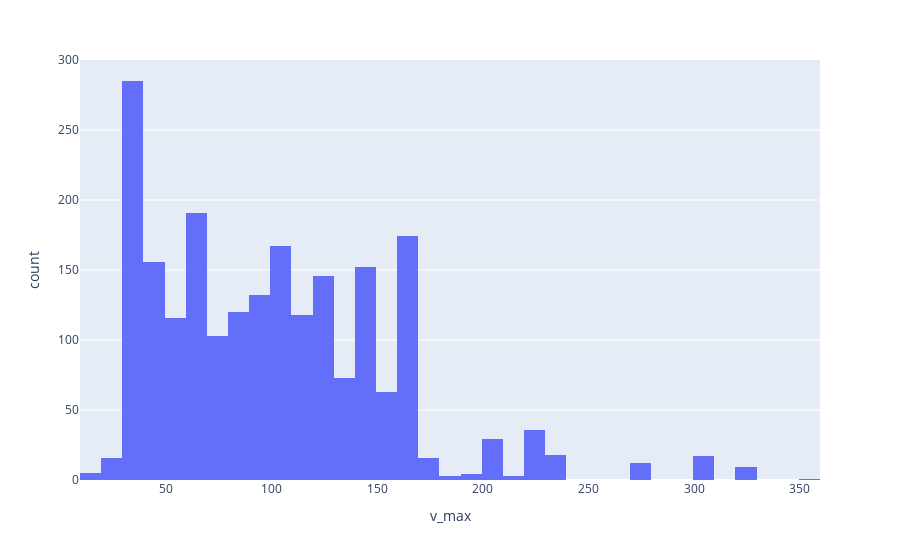

Notebook code cell kept with this figure:
### Markdown cell above
## Bonus: Histogramme générique

### Code cell
def generate_histogram(speeds_df):
    fig = px.histogram(speeds_df, x="v_max", nbins=50)
    return fig

generate_histogram(speeds_processed)

### Figure 1 — Plotly figure (JSON) as saved in the notebook; plotly's stock layout.template omitted (floating-point values rounded to 4 significant figures; data arrays with more than 128 entries replaced by an {"elided": "..."} marker saying what was removed)
{"data": [{"bingroup": "x", "hovertemplate": "v_max=%{x}<br>count=%{y}<extra></extra>", "legendgroup": "", "marker": {"color": "#636efa", "pattern": {"shape": ""}}, "name": "", "nbinsx": 50, "orientation": "v", "showlegend": false, "type": "histogram", "x": {"elided": "2165 int values"}, "xaxis": "x", "yaxis": "y"}], "layout": {"barmode": "relative", "legend": {"tracegroupgap": 0}, "margin": {"t": 60}, "xaxis": {"anchor": "y", "domain": [0, 1], "title": {"text": "v_max"}}, "yaxis": {"anchor": "x", "domain": [0, 1], "title": {"text": "count"}}}}
